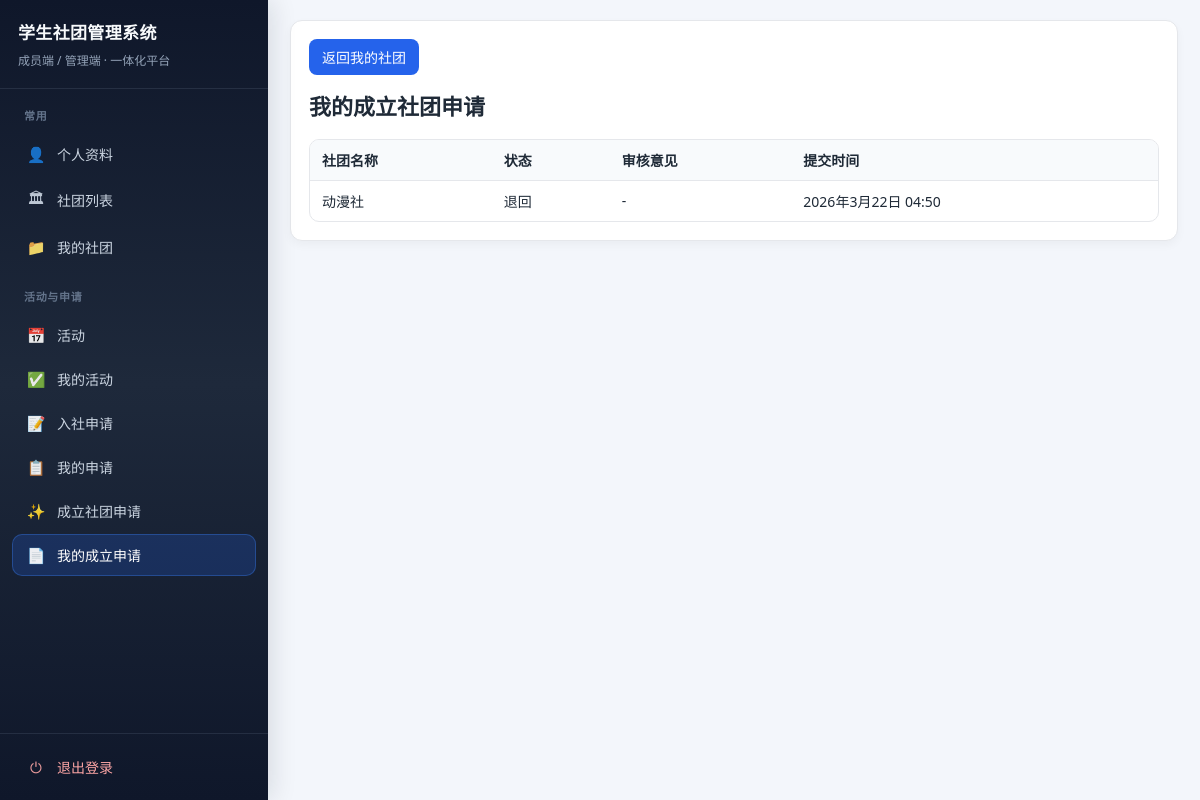
/club-create/my/ (signed in), run on the app's committed database.
### club/models.py (models this page shows, shortened)
class ClubCreationApplication(models.Model):
    applicant = models.ForeignKey(
        MemberProfile,
        on_delete=models.CASCADE,
        related_name="club_creation_applications",
        verbose_name="申请人",
    )
    club_name = models.CharField("拟成立社团名称", max_length=128)
    club_intro = models.TextField("社团简介", blank=True)
    reason = models.TextField("成立理由")
    status = models.CharField(max_length=16, choices=ApplicationStatus.choices, default=ApplicationStatus.PENDING)
    review_comment = models.TextField(blank=True)
    reviewed_by = models.ForeignKey(settings.AUTH_USER_MODEL, on_delete=models.SET_NULL, null=True, blank=True)
    reviewed_at = models.DateTimeField(null=True, blank=True)
    created_at = models.DateTimeField(auto_now_add=True)
    updated_at = models.DateTimeField(auto_now=True)
    class Meta:
        ordering = ["-created_at"]

### club/views.py (the view)
# urls.py: path("club-create/my/", views.my_club_creation_applications, name="my_club_creation_applications"),
@login_required
@reject_super_admin()
def my_club_creation_applications(request):
    apps = ClubCreationApplication.objects.filter(applicant=request.user.memberprofile)
    return render(request, "club/my_club_creation_applications.html", {"apps": apps})

### club/views.py (called while the page is built)
def _get_joined_club_ids(profile):
    club_ids = set(profile.memberships.filter(is_active=True).values_list("club_id", flat=True))
    club_ids.update(
        profile.assignments.filter(is_active=True, department__club__isnull=False).values_list("department__club_id", flat=True)
    )
    if profile.club_id:
        club_ids.add(profile.club_id)
    return sorted(cid for cid in club_ids if cid)

def _get_manageable_club_ids(profile):
    club_ids = set(
        profile.assignments.filter(
            is_active=True,
            department__club__isnull=False,
            position__name__in=CLUB_LEADER_POSITIONS,
        ).values_list("department__club_id", flat=True)
    )
    if profile.role == RoleChoices.CLUB_ADMIN and profile.club_id:
        club_ids.add(profile.club_id)
    return sorted(cid for cid in club_ids if cid)

def get_unviewed_visible_notices(user, club=None):
    profile = user.memberprofile
    if profile.role == RoleChoices.SUPER_ADMIN:
        return Notice.objects.none()
    return get_visible_notices(user, club=club).exclude(views__profile=profile)

### templates/club/my_club_creation_applications.html (shortened to what this page needs)
{% extends 'club/base.html' %}
{% block page_back %}
<p class="page-back"><a class="btn" href="{% url 'club:my_clubs' %}">返回我的社团</a></p>
{% endblock %}
{% block content %}
<h2>我的成立社团申请</h2>
<table><tr><th>社团名称</th><th>状态</th><th>审核意见</th><th>提交时间</th></tr>
{% for a in apps %}
<tr><td>{{ a.club_name }}</td><td>{{ a.get_status_display }}</td><td>{{ a.review_comment|default:'-' }}</td><td>{{ a.created_at }}</td></tr>
{% empty %}
<tr><td colspan="4">暂无记录</td></tr>
{% endfor %}
</table>
{% endblock %}

### templates/club/base.html (style rules this page uses)
:root { --bg: #f3f6fb; --card: #ffffff; --text: #1f2a37; --muted: #6b7280; --border: #e5e7eb; --primary: #2563eb; --primary-hover: #1d4ed8; --success-bg: #ecfdf3; }
* { box-sizing: border-box; }
body { margin: 0; background: var(--bg); color: var(--text); font-family: "Segoe UI", "Microsoft YaHei", Arial, sans-serif; min-height: 100vh; }
h2 { margin-top: 0; font-size: 22px; }
table { border-collapse: separate; border-spacing: 0; width: 100%; margin-top: 12px; border: 1px solid var(--border); border-radius: 10px; overflow: hidden; }
th, td { padding: 10px 12px; text-align: left; border-bottom: 1px solid var(--border); vertical-align: top; font-size: 14px; }
th { background: #f8fafc; font-weight: 600; }
tr:last-child td { border-bottom: none; }
button, input[type="submit"], .btn { border: none; border-radius: 8px; background: var(--primary); color: #fff; padding: 8px 13px; cursor: pointer; text-decoration: none; display: inline-block; font-size: 14px; font-family: inherit; }
.page-back { margin: 0 0 14px 0; }
.page-back a.btn { margin-right: 8px; }
a { color: #1d4ed8; }

### data on the page
ClubCreationApplication: club_name "动漫社", status "退回", review_comment "-", created_at "2026年3月22日 04:50"
